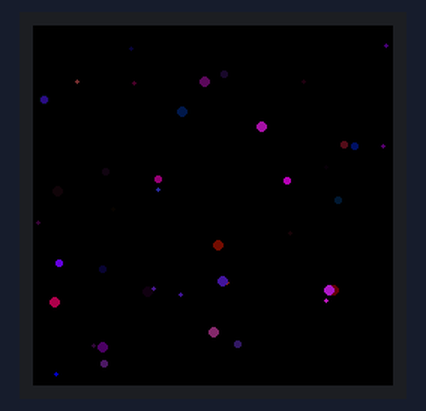
A program run on a simulated ESP32-S3. Parts: 240×240 colour display. Random numbers use the default seed unless the program sets one.

Above: at 0.52 s.
At 1.74 s:
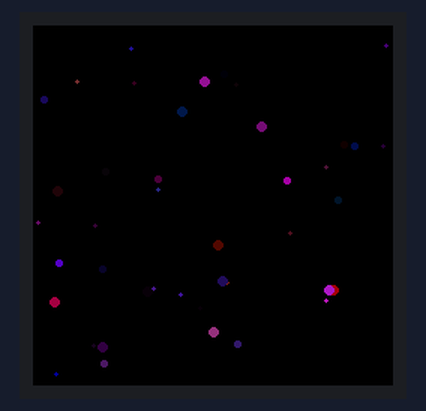
At 2.95 s:
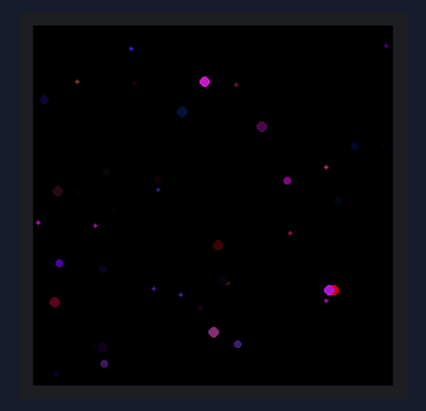
At 4.17 s:
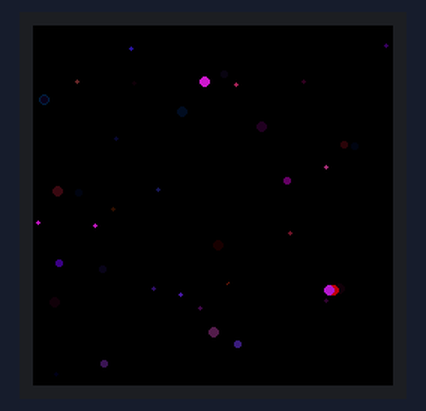
At 5.79 s:
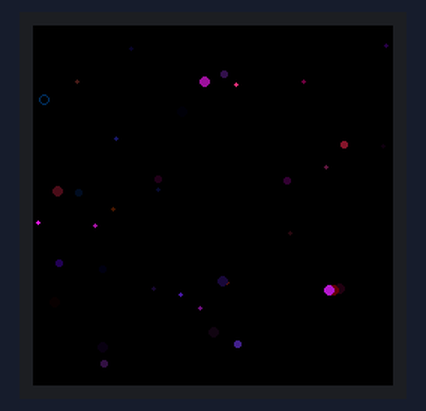
At 39.66 s:
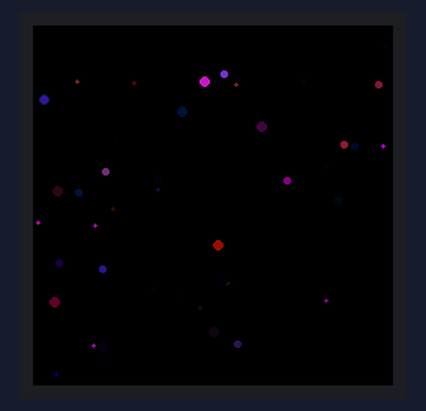

The program:

main.cpp
```cpp
// #include <Arduino.h>
#include <LovyanGFX.hpp>
#include "lgfx.hpp"

static WaveshareRoundLCD lcd;
static LGFX_Sprite sprite(&lcd);

const int star_num = 50;
static int star_x[star_num];
static int star_y[star_num];
static int star_r[star_num];
static int star_t[star_num];
static float star_color_r[star_num];
static float star_color_g[star_num];
static float star_color_b[star_num];
static int star_blink_speed[star_num];

void setup() {
  neopixelWrite(48, 0, 0, 0);
  lcd.init();
  sprite.createSprite(lcd.width(), lcd.height());

  for(int i = 0; i < star_num; i++){
    star_x[i] = random(lcd.width());
    star_y[i] = random(lcd.height());
    star_r[i] = random(1, 4);
    star_t[i] = random(0, 360);
    star_color_r[i] = random(0, 10)/10.0;
    star_color_g[i] = random(0, 3)/10.0;
    star_color_b[i] = random(0, 10)/10.0;
    star_blink_speed[i] = random(1, 10);
  }
}

void loop() {
  sprite.startWrite();
  for(int i = 0; i < star_num; i++){
    int x = star_x[i];
    int y = star_y[i];
    int radius = star_r[i];
    int t = star_t[i];

    int luminus = 127*(sin(t/180.0*PI)+1);
    int r = star_color_r[i]*luminus;
    int g = star_color_g[i]*luminus;
    int b = star_color_b[i]*luminus;
    uint32_t color = lcd.color888(r,g,b);

    sprite.fillCircle(x, y, radius, color);
  }
  sprite.endWrite();
  sprite.pushSprite(&lcd, 0, 0);

  for(int i = 0; i < star_num; i++){
    star_t[i] = (star_t[i] + star_blink_speed[i]) % 360;
  }
  delay(30);
}
```

lgfx.hpp
```cpp
#ifndef LGFX_H
#define LGFX_H

#include <LovyanGFX.hpp>

#define TFT_MISO -1
#define TFT_MOSI 11
#define TFT_SCLK 12
#define TFT_CS 10
#define TFT_DC 14
#define TFT_RST 13
#define TFT_BL 9

class WaveshareRoundLCD : public lgfx::LGFX_Device
{
    lgfx::Panel_GC9A01 _panel_instance;
    lgfx::Bus_SPI _bus_instance;
    lgfx::Light_PWM _light_instance;

public:
    WaveshareRoundLCD(void)
    {
        {
            auto cfg = _bus_instance.config();
            cfg.spi_host = SPI3_HOST;
            cfg.spi_mode = 3;
            cfg.freq_write = 40000000;
            cfg.freq_read  = 16000000;
            cfg.spi_3wire = true;
            cfg.use_lock = true;
            cfg.dma_channel = SPI_DMA_CH_AUTO;

            cfg.pin_sclk = TFT_SCLK;
            cfg.pin_mosi = TFT_MOSI;
            cfg.pin_miso = TFT_MISO;
            cfg.pin_dc = TFT_DC;

            _bus_instance.config(cfg);
            _panel_instance.setBus(&_bus_instance);
        }
        {
            auto cfg = _panel_instance.config();
            cfg.pin_cs = TFT_CS;
            cfg.pin_rst = TFT_RST;
            cfg.pin_busy = -1;

            cfg.panel_width = 240;
            cfg.panel_height = 240;
            cfg.offset_x = 0;
            cfg.offset_y = 0;
            cfg.dummy_read_pixel = 8;
            cfg.dummy_read_bits = 1;
            cfg.offset_rotation = 0;
            cfg.readable = true;
            cfg.invert = true;
            cfg.rgb_order = false;
            cfg.dlen_16bit = false;
            cfg.bus_shared = false;

            _panel_instance.config(cfg);
        }
        {
            auto cfg = _light_instance.config();
            cfg.pin_bl = TFT_BL;
            cfg.pwm_channel = 1;
            _light_instance.config(cfg);
            _panel_instance.setLight(&_light_instance);
        }
        setPanel(&_panel_instance);
    }
};

#endif
```
